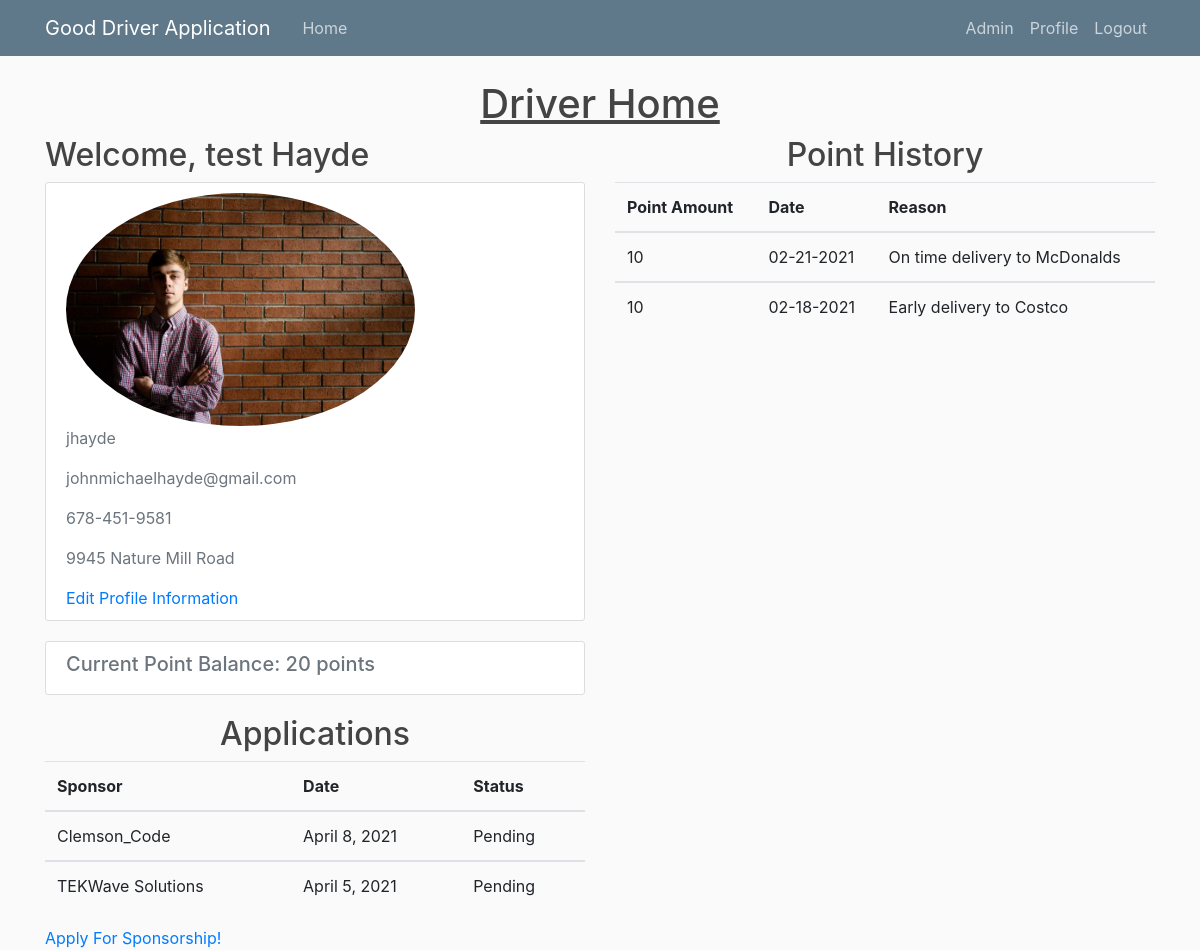
/driver_home/ (signed in), run on the app's committed database.
### users/models.py (models this page shows)
class Driver(models.Model):
	username = models.CharField(max_length=30)
	password = models.CharField(max_length=30)
	first_name = models.CharField(max_length=20)
	last_name = models.CharField(max_length=30)
	phone_num = models.CharField(max_length=15)
	email = models.CharField(max_length=30)
	address = models.CharField(max_length=50)
	points = models.IntegerField(default=0)
	sponsor = models.CharField(max_length=50, default = "")
	profile_photo = ResizedImageField(quality=50, default='default.jpg', upload_to='profile_photos')

class PointHist(models.Model):
	username = models.CharField(max_length=30)
	sponsor_username = models.CharField(max_length=30)
	date = models.CharField(max_length=30)
	points = models.IntegerField(default=0)
	reason = models.CharField(max_length=300)

class Application(models.Model):
	driver = models.CharField(max_length=30)
	sponsor = models.CharField(max_length=30)
	sponsor_company = models.CharField(max_length=30, default="")
	date = models.DateField(auto_now_add=True)
	status = models.CharField(max_length=10)
	reason = models.CharField(max_length=300, default="")

### portal/views.py (the view)
# urls.py: path('driver_home/', views.driver_home, name='driver-home'),
def driver_home(request):
	user = request.user
	driver = Driver.objects.get(username=user.username)
	try:
		point_hist = PointHist.objects.filter(username=user.username)
	except PointHist.DoesNotExist:
		point_hist = None
	try:
		applications = Application.objects.filter(driver=user.username)
	except Application.DoesNotExist:
		applications = None
	data = {
	'points' : driver.points,
	'point_hist' : point_hist,
	'first_name' : driver.first_name,
	'last_name' : driver.last_name,
	'phone_num' : driver.phone_num,
	'address' : driver.address,
	'profile_photo' : driver.profile_photo.url,
	'applications' : applications,
	'sponsor' : driver.sponsor
	}
	return render(request, 'portal/driver_home.html', data)

### portal/templates/portal/driver_home.html
{% extends "portal/base.html" %}
{% load static %}
{% block content %}
	<div class="row">
		<div class="col-md-12 d-flex justify-content-center">
			<h1 style="text-decoration: underline;">Driver Home</h1>
		</div>
	</div>
	<div class="row">
		<div class="col-md-6">
			<h2 class="account-heading">Welcome, {{ first_name }} {{ last_name }}</h2>
			<div class="content-section">
				<div class="media-body">
					<img class="rounded-circle account-img" width="70%" height="auto" src="{{ profile_photo }}">
					<p class="text-secondary">{{ user.username }}</p>
					<p class="text-secondary">{{ user.email }}</p>
					<p class="text-secondary">{{ phone_num }}</p>
					<p class="text-secondary">{{ address }}</p>
					<a href="{% url 'update-info' %}">Edit Profile Information</a>
				</div>
			</div>
			<div class="content-section">
				<div class="media-heading">
					<h5 class="text-secondary">Current Point Balance: {{ points }} points</h5>
				</div>
			</div>
		</div>
		<div class="col-md-6">
			<h2 class="media-heading d-flex justify-content-center">Point History</h2>
			{% if point_hist %}
				<table class="table">
					<tr>
						<th scope="col">Point Amount</th>
						<th scope="col">Date</th>
						<th scope="col">Reason</th>
					</tr>
					{% for item in point_hist reversed %}
						<tbody>
							<tr>
								<td>{{ item.points }}</td>
								<td>{{ item.date }}</td>
								<td>{{ item.reason }}</td>
							</tr>
						</tbody>
					{% endfor %}
				</table>
			{% else %}
				<p class="text-secondary">No Point History To Display</p>
			{% endif %}
		</div>
		<div class="col-md-6">
			<h2 class="media-heading d-flex justify-content-center">Applications</h2>
			{% if applications %}
				<table class="table">
					<tr>
						<th scope="col">Sponsor</th>
						<th scope="col">Date</th>
						<th scope="col">Status</th>
					</tr>
					{% for item in applications reversed %}
						<tbody>
							<tr>
								<td>{{ item.sponsor_company }}</td>
								<td>{{ item.date }}</td>
								<td>{{ item.status }}</td>
							</tr>
						</tbody>
					{% endfor %}
				</table>
			{% else %}
				<p class="text-secondary">No Applications To Display</p>
			{% endif %}
			<a href="{% url 'apply' %}">Apply For Sponsorship!</a>
		</div>
	</div>
{% endblock content%}

### portal/static/portal/main.css (style rules this page uses)
body { background: #fafafa; color: #333333; margin-top: 5rem; }
h1, h2, h3, h4, h5, h6 { color: #444444; }
.content-section { background: #ffffff; padding: 10px 20px; border: 1px solid #dddddd; border-radius: 3px; margin-bottom: 20px; }

### data on the page
Driver: first_name "test", last_name "Hayde", phone_num "678-451-9581", address "9945 Nature Mill Road"
PointHist: points "10", date "02-21-2021", reason "On time delivery to McDonalds"
PointHist: points "10", date "02-18-2021", reason "Early delivery to Costco"
Application: sponsor_company "Clemson_Code", date "April 8, 2021", status "Pending"
Application: sponsor_company "TEKWave Solutions", date "April 5, 2021", status "Pending"

### other printed values
{{ user.username }} "jhayde"
{{ user.email }} "johnmichaelhayde@gmail.com"
{{ points }} "20"
